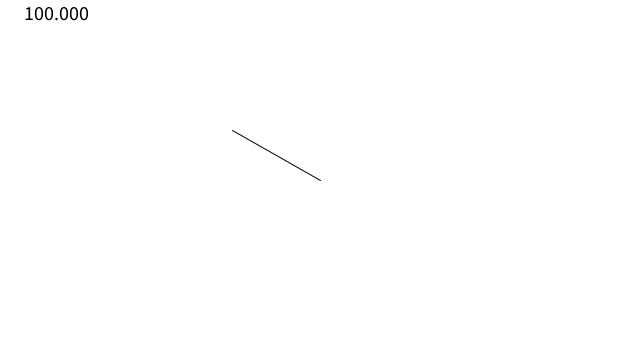
Frame 1 (no input)
Frame 60 (the mouse pressed at the canvas centre just before this capture): identical to frame 1, image omitted
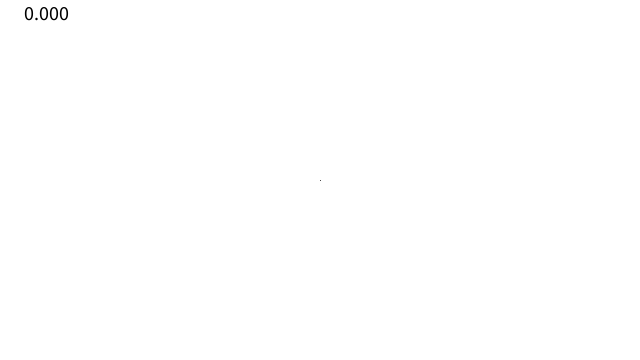
Frame 120 (the mouse held since frame 60 and released just before this capture)

The Processing sketch that drew these frames (run headless with seeded random() and noise(); from frame 60 on, the mouse is pressed at the canvas centre):

// Processing sketch: fixed
// ── fixed.pde
PVector center, mouse, vel, poz;


void setup() {
  size(640, 360);
  center = new PVector(width/2, height/2);
  mouse = new PVector(mouseX, mouseY);
  vel = PVector.sub(mouse, center);
  poz = PVector.add(vel, center);
}

void draw() {
  background(255);


  mouse.set(mouseX, mouseY);

  vel = PVector.sub(mouse, center);
  
  //vel.mult(0.5);
  float mag = vel.mag();  
  //vel.div(mag);
  
  vel.normalize();
  
  vel.mult(100);
  
  mag = vel.mag();
  
  fill(0);
  textSize(20);
  text(mag, 20, 20);
  fill(255);
  
  poz = PVector.add(vel, center);

  fill(0, 255, 255);
  line(center.x, center.y, poz.x, poz.y);
  //line(0, 0, mouse.x, mouse.y);
  //line(0, 0, center.x, center.y);
  //fill(255, 0, 0);
  //ellipse(elpoz.x, elpoz.y, 30,30);
}
